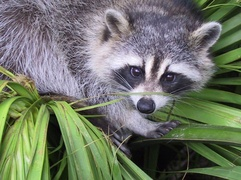
#> input picture python01/animal.jpeg, 241 x 180 px, shrunk from 1024 x 768 before the run; the run also reads 1 picture not shown here
$ python load_image.py
#> lines starting #> are read from the running program, lines starting #| are printed output that depends on the picture
import cv2
import numpy as np


def ft_load(path: str) -> np.array:
    '''Load an image print it's shape, RGB content
       and display it using opencv-python library'''
#> called with path = '../animal.jpeg'
    try:
        img = cv2.imread(path)
#> img is the input picture: shape (180, 241, 3); mean B, G, R 102, 117.7, 110.7
        assert isinstance(img, np.ndarray)
    except Exception:
        print("Error: ft_load arg is not a file or a valid one")
        return

    print(f"The shape of this image is : {img.shape}")
#| The shape of this image is : (180, 241, 3)
    print(np.concatenate((img[:, :, 2:3], img[:, :, 1:2],
                          img[:, :, 0:1]), axis=2))
#> (printed output is left out)

    cv2.imshow('image', img)
    cv2.waitKey(0)
    return (np.concatenate((img[:, :, 2:3], img[:, :, 1:2],
                            img[:, :, 0:1]), axis=2))
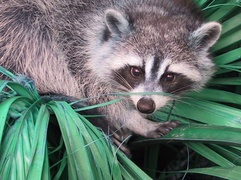
#> returned value: shape (180, 241, 3); mean of channels 0, 1, 2 110.7, 117.7, 102; drawn as B, G, R


def main():
    ft_load("../animal.jpeg")
    ft_load("../landscape.jpg")
#> call 2 of ft_load, with path = '../landscape.jpg'
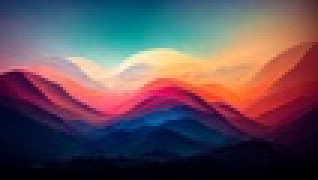
#> input picture python01/landscape.jpg, 106 x 60 px, shrunk from 450 x 257 before the run (shown 3 times larger)
#> in ft_load, img is the input picture: shape (60, 106, 3); mean B, G, R 88.8, 78.9, 98.4
#| The shape of this image is : (60, 106, 3)
#> (printed output is left out)
#> in ft_load (call 2), `return (np.concatenate((img[:, :, 2:3], img[:, :, 1:2], img[:, :, 0:1]..`:
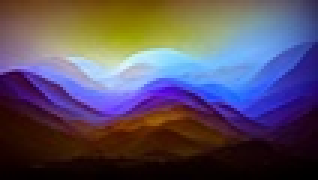
#> returned value: shape (60, 106, 3) (shown 3 times larger); mean of channels 0, 1, 2 98.4, 78.9, 88.8; drawn as B, G, R
    ft_load("../red.jpg")
#> call 3 of ft_load, with path = '../red.jpg'
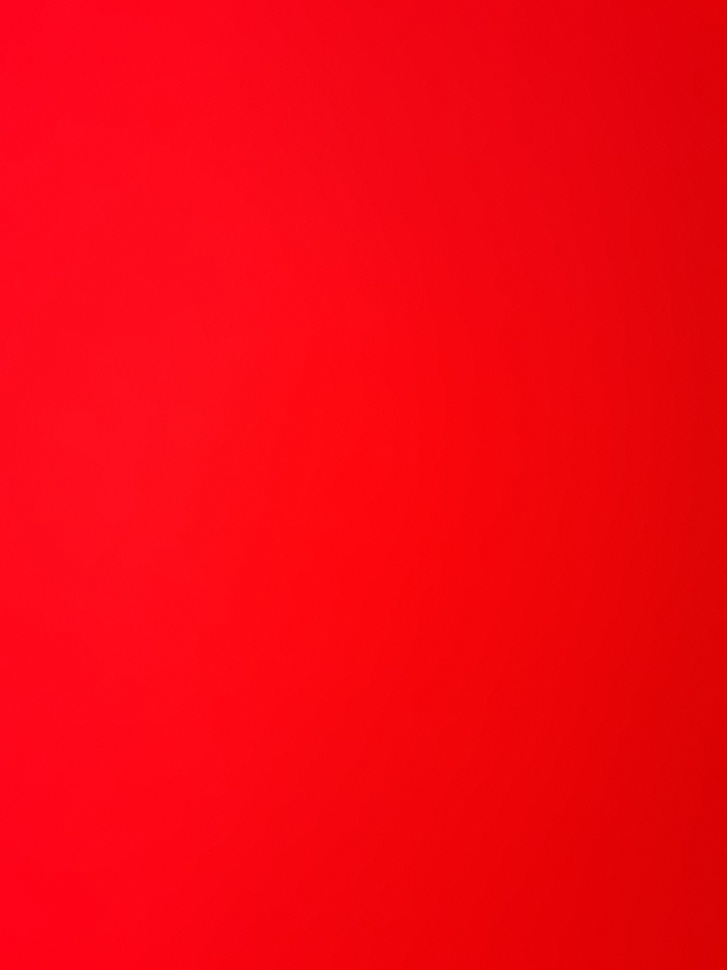
#> input picture python01/red.jpg, 727 x 970 px, shrunk from 3096 x 4128 before the run
#> in ft_load, img is the input picture: shape (970, 727, 3); mean B, G, R 17.5, 6.1, 244.1
#| The shape of this image is : (970, 727, 3)
#> (printed output is left out)
#> in ft_load (call 3), `return (np.concatenate((img[:, :, 2:3], img[:, :, 1:2], img[:, :, 0:1]..`:
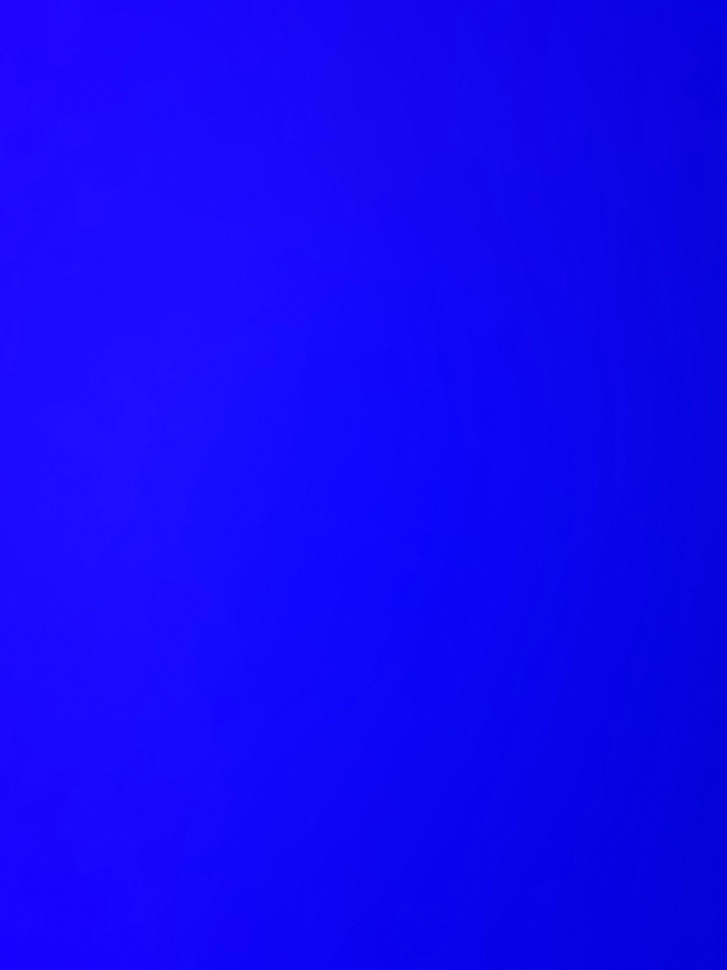
#> returned value: shape (970, 727, 3); mean of channels 0, 1, 2 244.1, 6.1, 17.5; drawn as B, G, R
    # ft_load("../red.png")

    # error management
    print("1: ", end=''), ft_load(7)
    print("2: ", end=''), ft_load('abc')
    print("2: ", end=''), ft_load("load_image.py")


if (__name__ == "__main__"):
    main()
